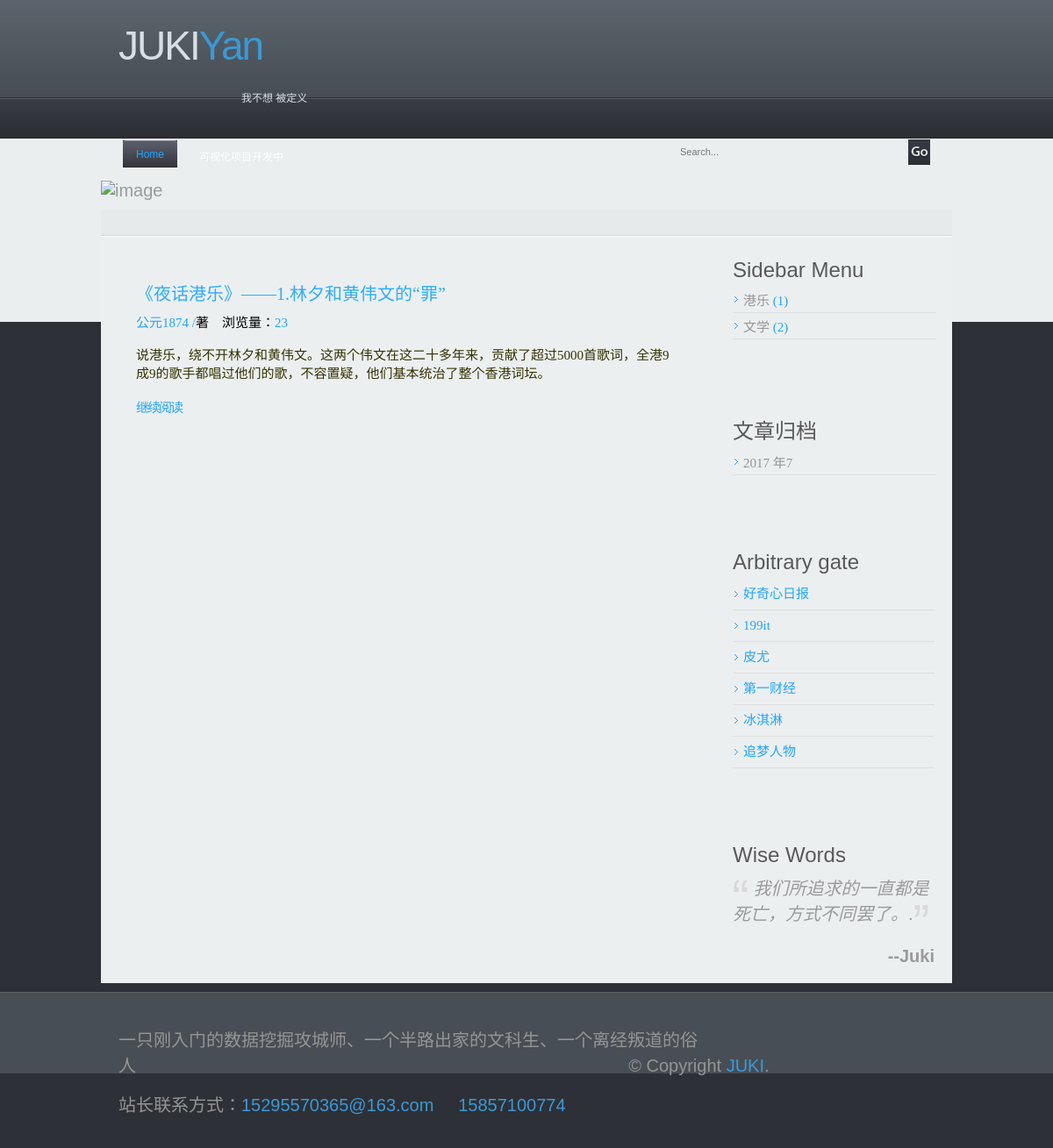
Page /category/1/ on the committed database.
### easyblog/models.py (models this page shows, shortened)
@python_2_unicode_compatible
class Article(models.Model):
    STATUS_CHOICES=(
        ('d','Draft'),
        ('p','Published'),
    )
    caption = models.CharField('标题',max_length=30)
    subcaption = models.CharField(max_length=50, blank=True)
    created_time = models.DateTimeField('创建时间',auto_now_add=True)
    last_modified_time = models.DateTimeField('修改时间',auto_now=True)
    excerpt=models.CharField(max_length=200,blank=True)
    status=models.CharField('文章状态',max_length=1,choices=STATUS_CHOICES)
    abstract=models.CharField('摘要',max_length=200,blank=True,null=True)
    author = models.CharField(max_length=30)
    category = models.ForeignKey('Category',verbose_name='分类',null=True)
    body = RichTextUploadingField('正文')
    views=models.PositiveIntegerField('浏览量',default=0)
    likes=models.PositiveIntegerField('点赞数',default=0)
    topped=models.BooleanField('置顶',default=False)
    tags=models.ManyToManyField(Tag,blank=True)
    class Meta:
        ordering=['-created_time']

@python_2_unicode_compatible
class Category(models.Model):
    name = models.CharField('类名', max_length=20)

### easyblog/views.py (the view)
# urls.py: url(r'^category/(?P<pk>[0-9]+)/$', views.CategoryView.as_view(), name='category'),
class CategoryView(ListView):
    model = Article
    template_name = 'index.html'
    context_object_name = 'article_list'
    def get_queryset(self):
        cate = get_object_or_404(Category, pk=self.kwargs.get('pk'))
        return super(CategoryView, self).get_queryset().filter(category=cate)

### easyblog/templatetags/blog_tags.py (called while the page is built)
@register.simple_tag
def archives():
    return Article.objects.dates('created_time','month',order='DESC')

@register.simple_tag
def get_categories():
    return Category.objects.annotate(num_posts=Count('article')).filter(num_posts__gt=0)

### templates/index.html (shortened to what this page needs)
{% extends 'base.html' %}
{% block main %}
    {% for article in article_list %}
       <article class="article article-{{article.pk}}">
          <div><a href="{% url 'detail' article.pk %}" style="font-size:20px;font-family:微软雅黑">{{ article.caption }}</a></div>
              <p style="font-size:15px;color:#21a6ff;font-family:微软雅黑">{{ article.author }} /<span style="font-size:15px;color:black">著&nbsp;&nbsp;&nbsp;&nbsp;浏览量：</span>{{ article.views }}</p>
              <p style="font-size:15px;color:#333300;font-family:微软雅黑">{{ article.abstract|safe }}</p>
              <h1 style="font-size:15px;color:black"><a href="{% url 'detail' article.pk %}"style="font-size:15px;color:#21a6ff;font-family:黑体">继续阅读</a></h1>
       </article>
    {% endfor %}
{% endblock main %}

### templates/base.html (shortened to what this page needs)
<!DOCTYPE html PUBLIC "-//W3C//DTD XHTML 1.0 Transitional//EN" "http://www.w3.org/TR/xhtml1/DTD/xhtml1-transitional.dtd">
<html xmlns="http://www.w3.org/1999/xhtml">
<head>
<link href="/static/css/style.css" rel="stylesheet" type="text/css" />
</head>
<body>
<div class="main">
  <div class="header">
    <div class="header_resize">
      <div class="logo">
        <h1><a href="/index/">JUKI<span>Yan</span></a><small>我不想 被定义 </small></h1>
      </div>
      <div class="menu_nav">
       <ul>
        <li class="active"><a href="/index/"><span>Home</span></a></li>
          <li><a href="/contact/"><span>可视化项目开发中</span></a></li>
      </ul>
        <div class="search">
        <form id="form" name="form" method="post" action="">
          <span>
          <input name="q" type="text" class="keywords" id="textfield" maxlength="50" value="Search..." />
           </span>
          <input name="b" type="image" src="/static/images/search.gif" class="button" />
        </form>
      </div>
      </div>
      <div class="header_img">
      <img src="/static/images/1.jpg" alt="image" width="970" height="202" /></div>
 </div>
  </div>
  <div class="content">
    <div class="content_resize">
      <div class="mainbar">
        <div class="article">
            <main>
                {% block main %}
                {% endblock main %}
            </main>
        </div>
      </div>
      <div class="sidebar">
        <div class="gadget">
          <h2>Sidebar Menu</h2>
          {% load blog_tags %}
          {% get_categories as category_list %}
          <ul class="sb_menu">
            {% for category in category_list %}
                <li style="font-size:15px;font-family:黑体;color:black">
                  <a href="{% url 'category' category.pk %}">{{ category.name }} <span
                          class="post-count"style="font-size:15px ;font-family:黑体;color:#21a6ff">({{ category.num_posts }})</span></a>
                </li>
            {% empty %}
            暂无分类！
            {% endfor %}
          </ul>
        </div>
        <div class="gadget">
          <h2>文章归档</h2>
          {% archives as date_list %}
          <ul class="sb_menu">
            {% for date in date_list %}
                <li style="font-size:15px;font-family:黑体;color:black">
                  <a href="#">{{ date.year }} 年{{ date.month }}</a>
                </li>
            {% empty %}
            暂无归档！
            {% endfor %}
          </ul>
        </div>
        <div class="gadget">
          <h2><span>Arbitrary gate</span></h2>
          <ul class="ex_menu">
            <li><a href="http://www.qdaily.com/" title="好奇心日报" style="color:#21a6ff;font-family:Microsoft YaHei;font-size:15px">好奇心日报</a><br /></li>
            <li><a href="http://www.199it.com/" title="199it" style="color:#21a6ff;font-family:Microsoft YaHei;font-size:15px">199it</a><br /></li>
            <li><a href="http://www.pewresearch.org/" title="皮尤" style="color:#21a6ff;font-family:Microsoft YaHei;font-size:15px">皮尤</a><br /></li>
            <li><a href="http://cbndata.com/" title="第一财经" style="color:#21a6ff;font-family:Microsoft YaHei;font-size:15px;font-size:15px">第一财经</a><br /></li>
            <li><a href="http://www.fisherv.com/" title="冰淇淋" style="color:#21a6ff;font-family:Microsoft YaHei;font-size:15px">冰淇淋</a><br /></li>
            <li><a href="http://zmrenwu.com/" title="追梦人物" style="color:#21a6ff;font-family:Microsoft YaHei;font-size:15px">追梦人物</a><br /></li>
          </ul>
        </div>
        <div class="gadget">
          <h2>Wise Words</h2>
          <p>   <img src="/static/images/teast_img_1.gif" alt="image" width="18" height="20" /> <em>我们所追求的一直都是死亡，方式不同罢了。</em>.<img src="/static/images/teast_img_2.gif" alt="image" width="18" height="20" /></p>
          <p style="float:right;"><strong>--Juki</strong></p>
          </div>
      </div>
    </div>
  </div>
  <div class="fbg">
    <div class="fbg_resize">
       <div >
          <p>一只刚入门的数据挖掘攻城师、一个半路出家的文科生、一个离经叛道的俗人&nbsp;&nbsp;&nbsp;&nbsp;&nbsp;&nbsp;&nbsp;&nbsp;&nbsp;&nbsp;&nbsp;&nbsp;&nbsp;&nbsp;&nbsp;&nbsp;&nbsp;&nbsp;&nbsp;&nbsp;&nbsp;&nbsp;&nbsp;&nbsp;&nbsp;&nbsp;&nbsp;&nbsp;&nbsp;&nbsp;&nbsp;&nbsp;&nbsp;&nbsp;&nbsp;&nbsp;&nbsp;&nbsp;&nbsp;&nbsp;&nbsp;&nbsp;&nbsp;&nbsp;&nbsp;&nbsp;&nbsp;&nbsp;&nbsp;&nbsp;&nbsp;&nbsp;&nbsp;&nbsp;&nbsp;&nbsp;&nbsp;&nbsp;&nbsp;&nbsp;&nbsp;&nbsp;&nbsp;&nbsp;&nbsp;&nbsp;&nbsp;&nbsp;&nbsp;&nbsp;&nbsp;&nbsp;&nbsp;&nbsp;&nbsp;&nbsp;&nbsp;&nbsp;&nbsp;&nbsp;&nbsp;&nbsp;&nbsp;&nbsp;&nbsp;&nbsp;&nbsp;&nbsp;&nbsp;&nbsp;&nbsp;&nbsp;&nbsp;&nbsp;&nbsp;&nbsp;&nbsp;&nbsp;&nbsp;&nbsp;&nbsp;© Copyright <a href="#">JUKI</a>.</p>
          <p>站长联系方式：<a href="#">15295570365@163.com</a>&nbsp;&nbsp;&nbsp;&nbsp;&nbsp;<a href="#">15857100774</a></p>
       </div>
    </div>
  </div>
</div>
</body>
</html>

### static/css/style.css (style rules this page uses)
body { margin:0; padding:0; width:100%; color:#9a9a9a; font:normal 20px Arial, Helvetica, sans-serif; }
html, .main { padding:0; margin:0; background:#2e3037 url(images/main_bg.gif) top repeat-x; }
.logo { padding:20px 0 20px 20px; margin:0 auto; width:950px; }
h1 { margin:0; padding:5px 0; width:270px; color:#d8dfe3; font:normal 46px/1.2em Arial, Helvetica, sans-serif; letter-spacing:-2px; }
h1 a, h1 a:hover { color:#d8dfe3; text-decoration:none; }
h1 span { color:#3a99d5;display:inline-block }
h1 small { text-align:left; float:right; width:130px; color:#d8dfe3; display:block; padding:25px 0 15px 0; font:normal 12px/1.2em Arial, Helvetica, sans-serif; letter-spacing:normal; }
h2 { font:normal 24px Arial, Helvetica, sans-serif; padding:0; margin:5px 0; color:#595959; }
p { margin:8px 0; padding:0 0 8px 0; font:normal 20px Arial, Helvetica, sans-serif; }
a { color:#2cadff; text-decoration:none; }
.header, .content, .menu_nav, .fbg, .footer, form, ol, ol li, ul, .content .mainbar, .content .sidebar { margin:0; padding:0; }
.header_resize { margin:0 auto; padding:0; width:970px; }
.header_img { width:970px; padding:10px 0 0 0; }
.menu_nav { margin:14px auto 0 auto; padding:10px 20px 0 20px; float:left; width:930px; }
.menu_nav ul { list-style:none; padding:0; margin:0; }
.menu_nav li { float:left; padding:0 5px; }
.menu_nav li a { font:normal 12px Arial, Helvetica, sans-serif; color:#fff; display:block; float:left; padding:10px 0; }
.menu_nav li a span { background:none; padding:10px 15px; }
.menu_nav li.active a { text-decoration:none; color:#21a6ff; background:url(images/r_menu.gif) no-repeat right; }
.menu_nav li.active a span { text-decoration:none; color:#21a6ff; background:url(images/l_menu.gif) no-repeat left; }
.search { float:right; margin:0; padding:0; width:300px; }
.search form { padding:0; margin:0; }
.search span { display:block; float:left; background:#eaeeef; width:250px; padding:0 10px; height:29px; margin:0; }
.search form .keywords { width:250px; line-height:13px; height:13px; float:left; background:none; border:0; padding:8px 0px; margin:0; font:normal 11px Arial, Helvetica, sans-serif; color:#767676; }
.search form .button { float:left; margin:0; padding:0; border:0; position:relative; }
.content { padding:10px 0 0 0; }
.content_resize { margin:0 auto; padding:20px 0 0 0; width:970px; background:#eceff0 url(images/countent_vf.gif) top repeat-x; }
.content .mainbar { margin:0; float:left; }
.content .mainbar .article { margin:0 0 20px 0; padding:30px 20px; width:610px; }
.content .sidebar { margin:0; padding:0; float:right; }
.content .sidebar .gadget { margin:0 0 20px 0; padding:30px 20px; width:230px; }
ul.sb_menu, ul.ex_menu { margin:0; padding:0; list-style:none; color:#959595; }
ul.sb_menu li, ul.ex_menu li { margin:0; border-bottom:1px solid #dedede; background:url(images/li_a.gif) left no-repeat; }
ul.sb_menu li { padding:4px 0 4px 12px; width:220px; }
ul.ex_menu li { padding:4px 0 8px 12px; }
ul.sb_menu li a, ul.ex_menu li a { color:#959595; text-decoration:none; margin-left:-12px; padding-left:12px; }
.fbg { padding:10px 0 0 0; border-top:1px solid #5e5f62; background:#484e55 url(images/fbg_bg.gif) bottom repeat-x; margin:10px 0 0 0; }
.fbg_resize { margin:0 auto; padding:20px 20px; width:930px; }
.fbg p { color:#959595; }
.fbg a { color:#3a99d5; text-decoration:none; }

### rows in the picture
Article: caption "《夜话港乐》——1.林夕和黄伟文的“罪”", author "公元1874", views "23", abstract "说港乐，绕不开林夕和黄伟文。这两个伟文在这二十多年来，贡献了超过5000首歌词，全港9成9的歌手都唱过他们的歌，不容置疑，他们基本统治了整个香港词坛。"
Category: name "港乐", num_posts "1"
Category: name "文学", num_posts "2"

### other values in the picture
{{ date.year }} "2017"
{{ date.month }} "7"
